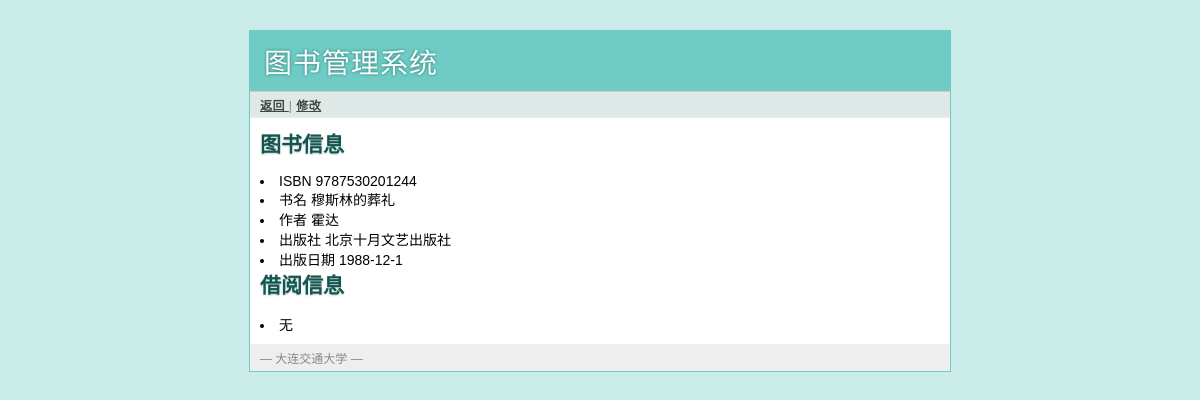
Page /manager/book/9787530201244 (signed in) on the committed database.
### tables this page shows
CREATE TABLE books(
       book_id text primary key,
       book_name text not null,
       author text not null,
       publish_com text not null,
       publish_date text not null
);

### book.py (the view, shortened to what this page needs)
@app.route('/manager/book/<id>', methods=['GET', 'POST'])
def manager_book(id):
	manager_judge()
	error = None
	name = query_db('''select user_name from borrows where book_id = ?''', [id], one=True)
	book = query_db('''select * from books where book_id = ?''', [id], one=True)
	reader = query_db('''select * from borrows where book_id = ?''', [id], one=True)
	current_time = time.strftime('%Y-%m-%d',time.localtime(time.time()))
	return render_template('manager_book.html', book = book, reader = reader)

### book.py (called while the page is built)
def get_db():
	top = _app_ctx_stack.top
	if not hasattr(top, 'sqlite_db'):
		top.sqlite_db = sqlite3.connect(app.config['DATABASE'])
		top.sqlite_db.row_factory = sqlite3.Row
	return top.sqlite_db

@app.teardown_appcontext
def close_database(exception):
	top = _app_ctx_stack.top
	if hasattr(top, 'sqlite_db'):
		top.sqlite_db.close()

def query_db(query, args=(), one=False):
	cur = get_db().execute(query, args)
	rv = cur.fetchall()
	return (rv[0] if rv else None) if one else rv

@app.before_request
def before_request():
	g.user = None
	if 'user_id' in session:
		g.user = session['user_id']

def manager_judge():
	if not session['user_id']:
		error = 'Invalid manager, please login'
		return render_template('manager_login.html', error = error)

### templates/manager_book.html (shortened to what this page needs)
{% extends "layout.html" %}
{% block link %}
	<a href="{{ url_for('manager_books') }}"> 返回  </a> |
	{% if book %}
	<a href="{{ url_for('manager_modify', id=book.book_id)}}"> 修改 </a>
	{% endif%}
{% endblock %}
{% block body  %}
	<h2> 图书信息 </h2>
	{% if book %}
	<li> ISBN            	{{book.book_id}} </li>
	<li> 书名        		{{book.book_name}} </li>
	<li> 作者        		{{book.author}} </li>
	<li> 出版社     	{{book.publish_com}} </li>
	<li> 出版日期   	{{book.publish_date}} </li>
	{% endif %}
	<h2 > 借阅信息 </h2>
	{% if reader  %}
	<li> 借阅者姓名 {{reader.user_name}}</li>
	<li> 借阅日期  {{reader.date_borrow}}</li>
	<li> 还书日期  {{reader.date_return}}</li>
	<form action="" method=post>
	  <div class=actions>
	    <input type=submit value="归还">
	    </div>
	</form>
	{% else %}
	<li> 无 </li>
	{% endif %}
{% endblock %}

### static/style.css (style rules this page uses)
a { color: #26776F; }
div.page div.navigation a { color: #444; font-weight: bold; }
div.page h2 { margin: 0 0 15px 0; color: #105751; text-shadow: 0 1px 2px #ccc; }

### rows in the picture
books: book_id "9787530201244", book_name "穆斯林的葬礼", author "霍达", publish_com "北京十月文艺出版社", publish_date "1988-12-1"
